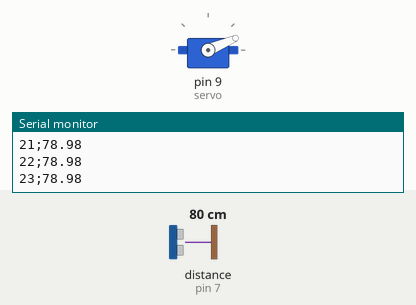
Recording of a sketch running on a simulated Arduino Uno, built with avr-gcc and run on an emulated ATmega328P. On the bench: servo, the last lines printed to the serial monitor. Wiring (inferred from the names in the program): ultrasonic range finder: trigger pin 8; echo pin 7. The inputs (shaded band) are chosen by the test bench; at power-on: distance to the obstacle (sensor on pin 7) 80 cm. The echo pulse lasts 58.3 µs per cm.

Above: at 1.29 s.
1.3 s: distance to the obstacle (sensor on pin 7) set to 2 cm
At 2.16 s:
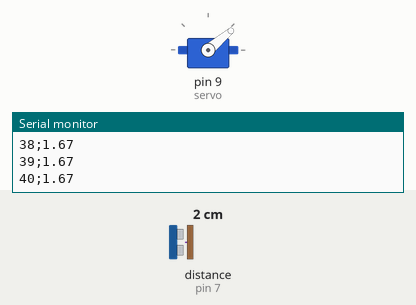
4.3 s: distance to the obstacle (sensor on pin 7) set to 18 cm
At 4.47 s:
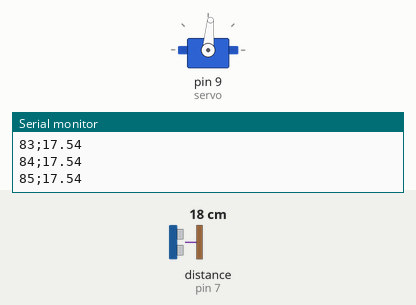
10.3 s: distance to the obstacle (sensor on pin 7) set to 250 cm
At 10.31 s:
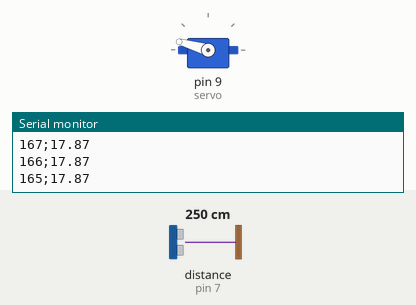
Timing chart, 0 to 19.3 s (numbered marks = the images above; inputs shaded):
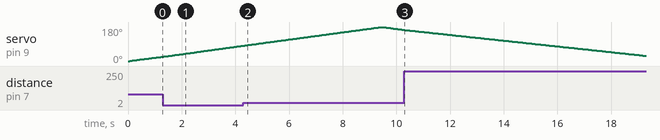

The sketch:

radar_arduino_code.ino
```cpp
// ukljucujemo biblioteku Servo.h
#include <Servo.h>
// definisemo instancu klase Servo
Servo servo;
// definisemo sta ce se nalaziti na kom pinu
int pos=0,number=0;
int trigg=8,echo=7;
// brzina zvuka iznosti 343m/s, odnosno 0.034 cm/us
const float speed_of_sound=0.034;

void setup() {
  pinMode(trigg,OUTPUT);
  pinMode(echo,INPUT);
  // povezujemo pin 9 sa servo motorom
  servo.attach(9);
  // bitno je podesiti serijski port preko koga ce se u pythonu citati vrednosti
  Serial.begin(9600);
}

// Racunanje daljine od senzora
 float distance(){
  unsigned long duration;
  float _distance;
  // ugasimo trigger pin
  digitalWrite(trigg,LOW);
  delayMicroseconds(2);
  // ukljucujemo trigger pin i saljemo ultrazvuk u trajanju od 10us
  digitalWrite(trigg,OUTPUT);
  delayMicroseconds(10);
  // nakon cega gasimo trigger
  digitalWrite(trigg,LOW);
  // zvuk koji se odbije od detektovanog objekta je potrebno primiti preko ehco pina
  duration=pulseIn(echo,HIGH);
  // daljinu od detektovanog objekta dobijemo tako sto ukupno vreme pomnozimo sa brzinom
  // zvuka i podelimo sa 2, jer je putanja bila duplirana
  _distance=duration*speed_of_sound/2;
  return(_distance);
}

void loop() {
  int angle;
  float _distance;
  // servo motor i senzor ce rotirati od 0 do 179 stepeni i u svakom trenutku je potrebno ocitati trenutno stanje
  for(angle=0;angle<=180;angle++){
    servo.write(angle);
    _distance=distance();
    Serial.print(angle);
    Serial.print(";");
    Serial.println(_distance);
    delay(50);
  }
  // servo motor i senzor ce rotirati od 179 do 0 stepeni i u svakom trenutku je potrebno ocitati trenutno stanje
  for(angle=180;angle>=0;angle--){
    servo.write(angle);
    _distance=distance();
    Serial.print(angle);
    Serial.print(";");
    Serial.println(_distance);
    delay(50);
  }
}
```
